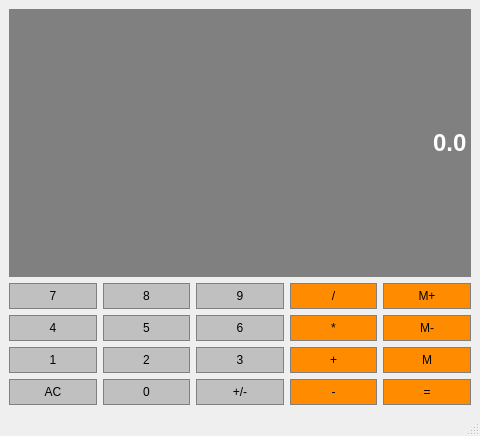
<?xml version="1.0" encoding="UTF-8"?>
<ui version="4.0">
 <class>Calculator</class>
 <widget class="QMainWindow" name="Calculator">
  <property name="geometry">
   <rect>
    <x>0</x>
    <y>0</y>
    <width>480</width>
    <height>436</height>
   </rect>
  </property>
  <property name="windowTitle">
   <string>Calculator</string>
  </property>
  <widget class="QWidget" name="centralwidget">
   <layout class="QGridLayout" name="gridLayout">
    <item row="2" column="3">
     <widget class="QPushButton" name="Multiply">
      <property name="sizePolicy">
       <sizepolicy hsizetype="Preferred" vsizetype="Preferred">
        <horstretch>0</horstretch>
        <verstretch>0</verstretch>
       </sizepolicy>
      </property>
      <property name="styleSheet">
       <string notr="true">QPushButton {
	background-color:  #FF8C00;
	border: 1px solid gray;
	padding: 5px;
}

QPushButton:pressed {
	background-color:  #A9A9A9;
	border: 1px solid gray;
	padding: 5px;
}</string>
      </property>
      <property name="text">
       <string>*</string>
      </property>
     </widget>
    </item>
    <item row="3" column="3">
     <widget class="QPushButton" name="Add">
      <property name="sizePolicy">
       <sizepolicy hsizetype="Preferred" vsizetype="Preferred">
        <horstretch>0</horstretch>
        <verstretch>0</verstretch>
       </sizepolicy>
      </property>
      <property name="styleSheet">
       <string notr="true">QPushButton {
	background-color:  #FF8C00;
	border: 1px solid gray;
	padding: 5px;
}

QPushButton:pressed {
	background-color:  #A9A9A9;
	border: 1px solid gray;
	padding: 5px;
}</string>
      </property>
      <property name="text">
       <string>+</string>
      </property>
     </widget>
    </item>
    <item row="1" column="3">
     <widget class="QPushButton" name="Divide">
      <property name="sizePolicy">
       <sizepolicy hsizetype="Preferred" vsizetype="Preferred">
        <horstretch>0</horstretch>
        <verstretch>0</verstretch>
       </sizepolicy>
      </property>
      <property name="styleSheet">
       <string notr="true">QPushButton {
	background-color:  #FF8C00;
	border: 1px solid gray;
	padding: 5px;
}

QPushButton:pressed {
	background-color:  #A9A9A9;
	border: 1px solid gray;
	padding: 5px;
}</string>
      </property>
      <property name="text">
       <string>/</string>
      </property>
     </widget>
    </item>
    <item row="3" column="1">
     <widget class="QPushButton" name="Button2">
      <property name="sizePolicy">
       <sizepolicy hsizetype="Preferred" vsizetype="Preferred">
        <horstretch>0</horstretch>
        <verstretch>0</verstretch>
       </sizepolicy>
      </property>
      <property name="styleSheet">
       <string notr="true">QPushButton {
	background-color:  #C0C0C0;
	border: 1px solid gray;
	padding: 5px;
}

QPushButton:pressed {
	background-color:  #A9A9A9;
	border: 1px solid gray;
	padding: 5px;
}</string>
      </property>
      <property name="text">
       <string>2</string>
      </property>
     </widget>
    </item>
    <item row="2" column="4">
     <widget class="QPushButton" name="MemClear">
      <property name="sizePolicy">
       <sizepolicy hsizetype="Preferred" vsizetype="Preferred">
        <horstretch>0</horstretch>
        <verstretch>0</verstretch>
       </sizepolicy>
      </property>
      <property name="styleSheet">
       <string notr="true">QPushButton {
	background-color:  #FF8C00;
	border: 1px solid gray;
	padding: 5px;
}

QPushButton:pressed {
	background-color:  #A9A9A9;
	border: 1px solid gray;
	padding: 5px;
}</string>
      </property>
      <property name="text">
       <string>M-</string>
      </property>
     </widget>
    </item>
    <item row="2" column="0">
     <widget class="QPushButton" name="Button4">
      <property name="sizePolicy">
       <sizepolicy hsizetype="Preferred" vsizetype="Preferred">
        <horstretch>0</horstretch>
        <verstretch>0</verstretch>
       </sizepolicy>
      </property>
      <property name="styleSheet">
       <string notr="true">QPushButton {
	background-color:  #C0C0C0;
	border: 1px solid gray;
	padding: 5px;
}

QPushButton:pressed {
	background-color:  #A9A9A9;
	border: 1px solid gray;
	padding: 5px;
}</string>
      </property>
      <property name="text">
       <string>4</string>
      </property>
     </widget>
    </item>
    <item row="1" column="2">
     <widget class="QPushButton" name="Button9">
      <property name="sizePolicy">
       <sizepolicy hsizetype="Preferred" vsizetype="Preferred">
        <horstretch>0</horstretch>
        <verstretch>0</verstretch>
       </sizepolicy>
      </property>
      <property name="styleSheet">
       <string notr="true">QPushButton {
	background-color:  #C0C0C0;
	border: 1px solid gray;
	padding: 5px;
}

QPushButton:pressed {
	background-color:  #A9A9A9;
	border: 1px solid gray;
	padding: 5px;
}</string>
      </property>
      <property name="text">
       <string>9</string>
      </property>
     </widget>
    </item>
    <item row="1" column="4">
     <widget class="QPushButton" name="MemAdd">
      <property name="sizePolicy">
       <sizepolicy hsizetype="Preferred" vsizetype="Preferred">
        <horstretch>0</horstretch>
        <verstretch>0</verstretch>
       </sizepolicy>
      </property>
      <property name="styleSheet">
       <string notr="true">QPushButton {
	background-color:  #FF8C00;
	border: 1px solid gray;
	padding: 5px;
}

QPushButton:pressed {
	background-color:  #A9A9A9;
	border: 1px solid gray;
	padding: 5px;
}</string>
      </property>
      <property name="text">
       <string>M+</string>
      </property>
     </widget>
    </item>
    <item row="1" column="1">
     <widget class="QPushButton" name="Button8">
      <property name="sizePolicy">
       <sizepolicy hsizetype="Preferred" vsizetype="Preferred">
        <horstretch>0</horstretch>
        <verstretch>0</verstretch>
       </sizepolicy>
      </property>
      <property name="styleSheet">
       <string notr="true">QPushButton {
	background-color:  #C0C0C0;
	border: 1px solid gray;
	padding: 5px;
}

QPushButton:pressed {
	background-color:  #A9A9A9;
	border: 1px solid gray;
	padding: 5px;
}</string>
      </property>
      <property name="text">
       <string>8</string>
      </property>
     </widget>
    </item>
    <item row="2" column="1">
     <widget class="QPushButton" name="Button5">
      <property name="sizePolicy">
       <sizepolicy hsizetype="Preferred" vsizetype="Preferred">
        <horstretch>0</horstretch>
        <verstretch>0</verstretch>
       </sizepolicy>
      </property>
      <property name="styleSheet">
       <string notr="true">QPushButton {
	background-color:  #C0C0C0;
	border: 1px solid gray;
	padding: 5px;
}

QPushButton:pressed {
	background-color:  #A9A9A9;
	border: 1px solid gray;
	padding: 5px;
}</string>
      </property>
      <property name="text">
       <string>5</string>
      </property>
     </widget>
    </item>
    <item row="2" column="2">
     <widget class="QPushButton" name="Button6">
      <property name="sizePolicy">
       <sizepolicy hsizetype="Preferred" vsizetype="Preferred">
        <horstretch>0</horstretch>
        <verstretch>0</verstretch>
       </sizepolicy>
      </property>
      <property name="styleSheet">
       <string notr="true">QPushButton {
	background-color:  #C0C0C0;
	border: 1px solid gray;
	padding: 5px;
}

QPushButton:pressed {
	background-color:  #A9A9A9;
	border: 1px solid gray;
	padding: 5px;
}</string>
      </property>
      <property name="text">
       <string>6</string>
      </property>
     </widget>
    </item>
    <item row="1" column="0">
     <widget class="QPushButton" name="Button7">
      <property name="sizePolicy">
       <sizepolicy hsizetype="Preferred" vsizetype="Preferred">
        <horstretch>0</horstretch>
        <verstretch>0</verstretch>
       </sizepolicy>
      </property>
      <property name="styleSheet">
       <string notr="true">QPushButton {
	background-color:  #C0C0C0;
	border: 1px solid gray;
	padding: 5px;
}

QPushButton:pressed {
	background-color:  #A9A9A9;
	border: 1px solid gray;
	padding: 5px;
}</string>
      </property>
      <property name="text">
       <string>7</string>
      </property>
     </widget>
    </item>
    <item row="3" column="0">
     <widget class="QPushButton" name="Button1">
      <property name="sizePolicy">
       <sizepolicy hsizetype="Preferred" vsizetype="Preferred">
        <horstretch>0</horstretch>
        <verstretch>0</verstretch>
       </sizepolicy>
      </property>
      <property name="styleSheet">
       <string notr="true">QPushButton {
	background-color:  #C0C0C0;
	border: 1px solid gray;
	padding: 5px;
}

QPushButton:pressed {
	background-color:  #A9A9A9;
	border: 1px solid gray;
	padding: 5px;
}</string>
      </property>
      <property name="text">
       <string>1</string>
      </property>
     </widget>
    </item>
    <item row="3" column="4">
     <widget class="QPushButton" name="MemGet">
      <property name="sizePolicy">
       <sizepolicy hsizetype="Preferred" vsizetype="Preferred">
        <horstretch>0</horstretch>
        <verstretch>0</verstretch>
       </sizepolicy>
      </property>
      <property name="styleSheet">
       <string notr="true">QPushButton {
	background-color:  #FF8C00;
	border: 1px solid gray;
	padding: 5px;
}

QPushButton:pressed {
	background-color:  #A9A9A9;
	border: 1px solid gray;
	padding: 5px;
}</string>
      </property>
      <property name="text">
       <string>M</string>
      </property>
     </widget>
    </item>
    <item row="3" column="2">
     <widget class="QPushButton" name="Button3">
      <property name="sizePolicy">
       <sizepolicy hsizetype="Preferred" vsizetype="Preferred">
        <horstretch>0</horstretch>
        <verstretch>0</verstretch>
       </sizepolicy>
      </property>
      <property name="styleSheet">
       <string notr="true">QPushButton {
	background-color:  #C0C0C0;
	border: 1px solid gray;
	padding: 5px;
}

QPushButton:pressed {
	background-color:  #A9A9A9;
	border: 1px solid gray;
	padding: 5px;
}</string>
      </property>
      <property name="text">
       <string>3</string>
      </property>
     </widget>
    </item>
    <item row="4" column="0">
     <widget class="QPushButton" name="Clear">
      <property name="sizePolicy">
       <sizepolicy hsizetype="Preferred" vsizetype="Preferred">
        <horstretch>0</horstretch>
        <verstretch>0</verstretch>
       </sizepolicy>
      </property>
      <property name="styleSheet">
       <string notr="true">QPushButton {
	background-color:  #C0C0C0;
	border: 1px solid gray;
	padding: 5px;
}

QPushButton:pressed {
	background-color:  #A9A9A9;
	border: 1px solid gray;
	padding: 5px;
}</string>
      </property>
      <property name="text">
       <string>AC</string>
      </property>
     </widget>
    </item>
    <item row="4" column="1">
     <widget class="QPushButton" name="Button0">
      <property name="sizePolicy">
       <sizepolicy hsizetype="Preferred" vsizetype="Preferred">
        <horstretch>0</horstretch>
        <verstretch>0</verstretch>
       </sizepolicy>
      </property>
      <property name="styleSheet">
       <string notr="true">QPushButton {
	background-color:  #C0C0C0;
	border: 1px solid gray;
	padding: 5px;
}

QPushButton:pressed {
	background-color:  #A9A9A9;
	border: 1px solid gray;
	padding: 5px;
}</string>
      </property>
      <property name="text">
       <string>0</string>
      </property>
     </widget>
    </item>
    <item row="4" column="2">
     <widget class="QPushButton" name="ChangeSign">
      <property name="sizePolicy">
       <sizepolicy hsizetype="Preferred" vsizetype="Preferred">
        <horstretch>0</horstretch>
        <verstretch>0</verstretch>
       </sizepolicy>
      </property>
      <property name="styleSheet">
       <string notr="true">QPushButton {
	background-color:  #C0C0C0;
	border: 1px solid gray;
	padding: 5px;
}

QPushButton:pressed {
	background-color:  #A9A9A9;
	border: 1px solid gray;
	padding: 5px;
}</string>
      </property>
      <property name="text">
       <string>+/-</string>
      </property>
     </widget>
    </item>
    <item row="4" column="3">
     <widget class="QPushButton" name="Subtract">
      <property name="sizePolicy">
       <sizepolicy hsizetype="Preferred" vsizetype="Preferred">
        <horstretch>0</horstretch>
        <verstretch>0</verstretch>
       </sizepolicy>
      </property>
      <property name="styleSheet">
       <string notr="true">QPushButton {
	background-color:  #FF8C00;
	border: 1px solid gray;
	padding: 5px;
}

QPushButton:pressed {
	background-color:  #A9A9A9;
	border: 1px solid gray;
	padding: 5px;
}</string>
      </property>
      <property name="text">
       <string>-</string>
      </property>
     </widget>
    </item>
    <item row="4" column="4">
     <widget class="QPushButton" name="Equals">
      <property name="sizePolicy">
       <sizepolicy hsizetype="Preferred" vsizetype="Preferred">
        <horstretch>0</horstretch>
        <verstretch>0</verstretch>
       </sizepolicy>
      </property>
      <property name="styleSheet">
       <string notr="true">QPushButton {
	background-color:  #FF8C00;
	border: 1px solid gray;
	padding: 5px;
}

QPushButton:pressed {
	background-color:  #A9A9A9;
	border: 1px solid gray;
	padding: 5px;
}</string>
      </property>
      <property name="text">
       <string>=</string>
      </property>
     </widget>
    </item>
    <item row="0" column="0" colspan="5">
     <widget class="QLineEdit" name="Display">
      <property name="sizePolicy">
       <sizepolicy hsizetype="Preferred" vsizetype="Expanding">
        <horstretch>0</horstretch>
        <verstretch>0</verstretch>
       </sizepolicy>
      </property>
      <property name="font">
       <font>
        <family>Arial</family>
        <pointsize>18</pointsize>
        <bold>true</bold>
       </font>
      </property>
      <property name="styleSheet">
       <string notr="true">QLineEdit {
	background-color:  grey;
	border: 1px solid gray;
	color: #ffffff;
}</string>
      </property>
      <property name="text">
       <string>0.0</string>
      </property>
      <property name="alignment">
       <set>Qt::AlignRight|Qt::AlignTrailing|Qt::AlignVCenter</set>
      </property>
     </widget>
    </item>
   </layout>
  </widget>
  <widget class="QMenuBar" name="menubar">
   <property name="geometry">
    <rect>
     <x>0</x>
     <y>0</y>
     <width>480</width>
     <height>25</height>
    </rect>
   </property>
  </widget>
  <widget class="QStatusBar" name="statusbar"/>
 </widget>
 <resources/>
 <connections/>
</ui>
